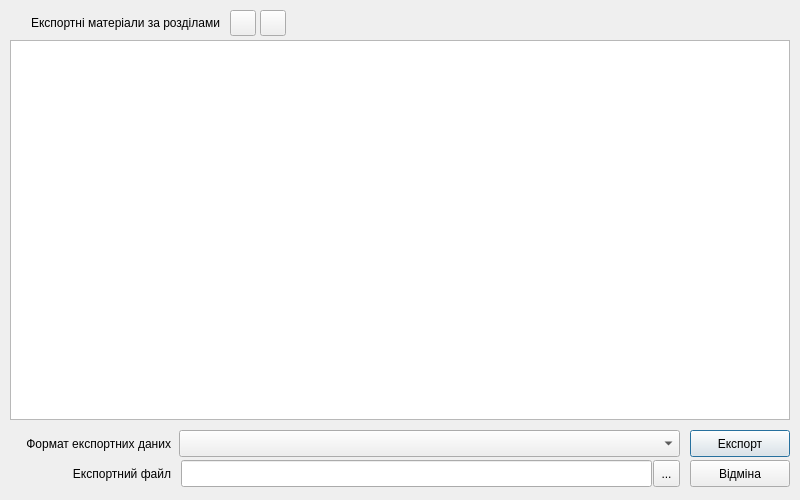
<?xml version="1.0" encoding="UTF-8"?>
<ui version="4.0">
 <class>Export_win</class>
 <widget class="QDialog" name="Export_win">
  <property name="windowModality">
   <enum>Qt::ApplicationModal</enum>
  </property>
  <property name="geometry">
   <rect>
    <x>0</x>
    <y>0</y>
    <width>800</width>
    <height>500</height>
   </rect>
  </property>
  <property name="windowTitle">
   <string>Експортні матеріали</string>
  </property>
  <property name="windowIcon">
   <iconset>
    <normaloff>../icons/16x16/applications-engineering.png</normaloff>../icons/16x16/applications-engineering.png</iconset>
  </property>
  <property name="locale">
   <locale language="Ukrainian" country="Ukraine"/>
  </property>
  <property name="modal">
   <bool>true</bool>
  </property>
  <widget class="QTreeView" name="treeView">
   <property name="geometry">
    <rect>
     <x>10</x>
     <y>40</y>
     <width>780</width>
     <height>380</height>
    </rect>
   </property>
   <property name="headerHidden">
    <bool>true</bool>
   </property>
  </widget>
  <widget class="QComboBox" name="comboBox">
   <property name="geometry">
    <rect>
     <x>179</x>
     <y>430</y>
     <width>501</width>
     <height>27</height>
    </rect>
   </property>
  </widget>
  <widget class="QLabel" name="label">
   <property name="geometry">
    <rect>
     <x>10</x>
     <y>430</y>
     <width>161</width>
     <height>27</height>
    </rect>
   </property>
   <property name="layoutDirection">
    <enum>Qt::LeftToRight</enum>
   </property>
   <property name="text">
    <string>Формат експортних даних</string>
   </property>
   <property name="alignment">
    <set>Qt::AlignRight|Qt::AlignTrailing|Qt::AlignVCenter</set>
   </property>
  </widget>
  <widget class="QLabel" name="label_2">
   <property name="geometry">
    <rect>
     <x>10</x>
     <y>460</y>
     <width>161</width>
     <height>27</height>
    </rect>
   </property>
   <property name="text">
    <string>Експортний файл</string>
   </property>
   <property name="alignment">
    <set>Qt::AlignRight|Qt::AlignTrailing|Qt::AlignVCenter</set>
   </property>
  </widget>
  <widget class="QLineEdit" name="lineEdit">
   <property name="geometry">
    <rect>
     <x>181</x>
     <y>460</y>
     <width>471</width>
     <height>27</height>
    </rect>
   </property>
  </widget>
  <widget class="QToolButton" name="toolButton">
   <property name="geometry">
    <rect>
     <x>653</x>
     <y>460</y>
     <width>27</width>
     <height>27</height>
    </rect>
   </property>
   <property name="text">
    <string>...</string>
   </property>
  </widget>
  <widget class="QToolButton" name="toolButton_2">
   <property name="geometry">
    <rect>
     <x>230</x>
     <y>10</y>
     <width>26</width>
     <height>26</height>
    </rect>
   </property>
   <property name="icon">
    <iconset>
     <normaloff>../icons/22x22/expandall.png</normaloff>../icons/22x22/expandall.png</iconset>
   </property>
  </widget>
  <widget class="QToolButton" name="toolButton_3">
   <property name="geometry">
    <rect>
     <x>260</x>
     <y>10</y>
     <width>26</width>
     <height>26</height>
    </rect>
   </property>
   <property name="icon">
    <iconset>
     <normaloff>../icons/22x22/collapsall.png</normaloff>../icons/22x22/collapsall.png</iconset>
   </property>
  </widget>
  <widget class="QLabel" name="label_3">
   <property name="geometry">
    <rect>
     <x>10</x>
     <y>10</y>
     <width>210</width>
     <height>26</height>
    </rect>
   </property>
   <property name="layoutDirection">
    <enum>Qt::LeftToRight</enum>
   </property>
   <property name="text">
    <string>Експортні матеріали за розділами</string>
   </property>
   <property name="alignment">
    <set>Qt::AlignRight|Qt::AlignTrailing|Qt::AlignVCenter</set>
   </property>
  </widget>
  <widget class="QPushButton" name="pushButton">
   <property name="geometry">
    <rect>
     <x>690</x>
     <y>430</y>
     <width>100</width>
     <height>27</height>
    </rect>
   </property>
   <property name="text">
    <string>Експорт</string>
   </property>
   <property name="icon">
    <iconset>
     <normaloff>../icons/16x16/document-export.png</normaloff>../icons/16x16/document-export.png</iconset>
   </property>
  </widget>
  <widget class="QPushButton" name="pushButton_2">
   <property name="geometry">
    <rect>
     <x>690</x>
     <y>460</y>
     <width>100</width>
     <height>27</height>
    </rect>
   </property>
   <property name="text">
    <string>Відміна</string>
   </property>
   <property name="icon">
    <iconset>
     <normaloff>../icons/16x16/dialog-cancel.png</normaloff>../icons/16x16/dialog-cancel.png</iconset>
   </property>
  </widget>
 </widget>
 <resources/>
 <connections>
  <connection>
   <sender>toolButton_2</sender>
   <signal>clicked()</signal>
   <receiver>treeView</receiver>
   <slot>expandAll()</slot>
   <hints>
    <hint type="sourcelabel">
     <x>72</x>
     <y>372</y>
    </hint>
    <hint type="destinationlabel">
     <x>299</x>
     <y>148</y>
    </hint>
   </hints>
  </connection>
  <connection>
   <sender>toolButton_3</sender>
   <signal>clicked()</signal>
   <receiver>treeView</receiver>
   <slot>collapseAll()</slot>
   <hints>
    <hint type="sourcelabel">
     <x>102</x>
     <y>372</y>
    </hint>
    <hint type="destinationlabel">
     <x>299</x>
     <y>148</y>
    </hint>
   </hints>
  </connection>
 </connections>
</ui>
